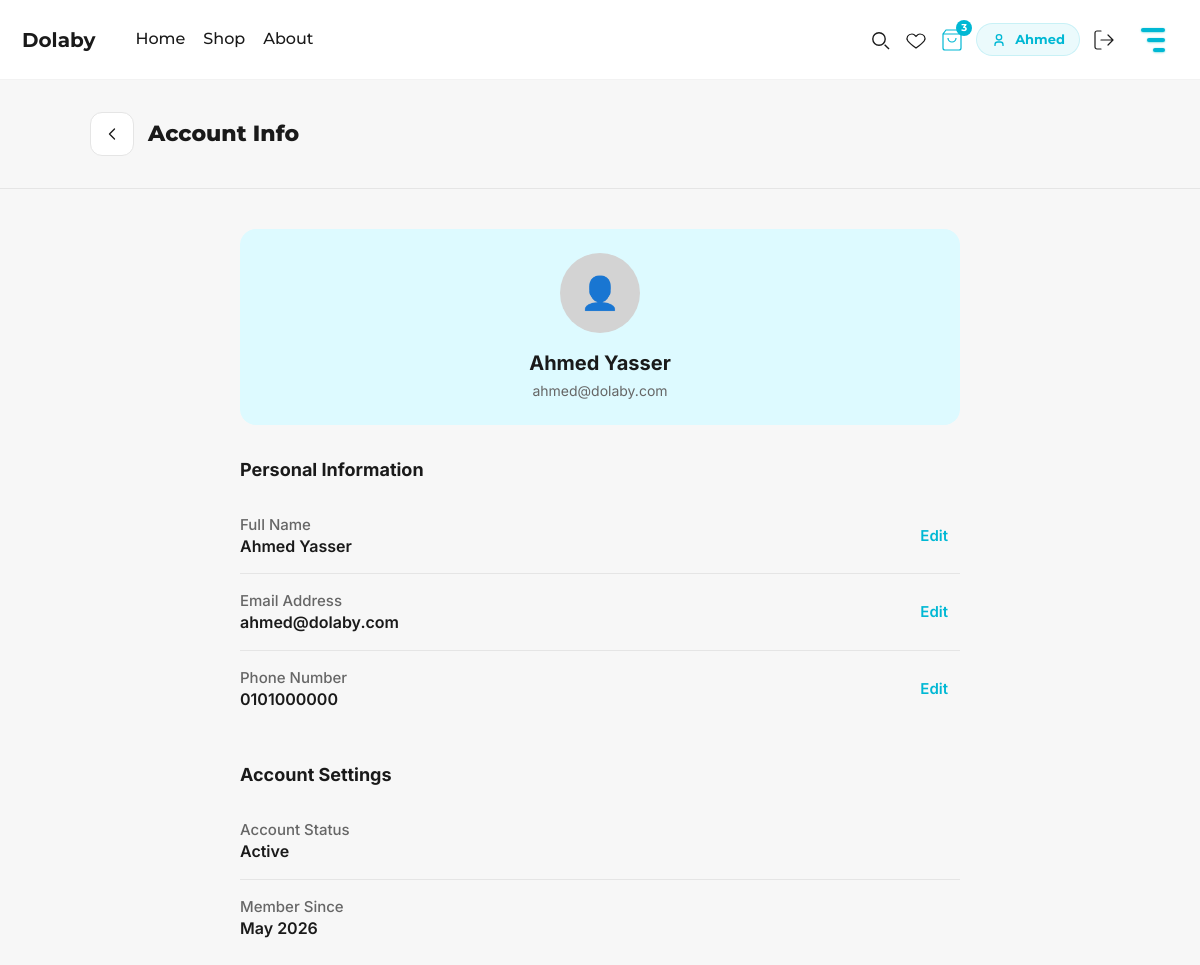
The app's page /php/accinfo.php (signed in) with its own data.
### tables this page shows
CREATE TABLE users (
    user_id INT PRIMARY KEY AUTO_INCREMENT,
    role ENUM('customer','brand_owner','admin') DEFAULT 'customer',
    first_name VARCHAR(100) NOT NULL,
    last_name VARCHAR(100) NOT NULL,
    email VARCHAR(255) NOT NULL UNIQUE,
    password_hash VARCHAR(255) NOT NULL,
    phone VARCHAR(20),
    date_of_birth DATE,
    account_status ENUM('active', 'inactive', 'suspended') DEFAULT 'active',
    email_notifications BOOLEAN DEFAULT TRUE,
    member_since TIMESTAMP DEFAULT CURRENT_TIMESTAMP,
    created_at TIMESTAMP DEFAULT CURRENT_TIMESTAMP,
    updated_at TIMESTAMP DEFAULT CURRENT_TIMESTAMP ON UPDATE CURRENT_TIMESTAMP,
    INDEX idx_email (email),
    INDEX idx_account_status (account_status),
    INDEX idx_role (role)
);

### includes.php (called while the page is built, shortened)
<?php
if (!class_exists('Database')) {
class Database
{
    public static function connect(): PDO
    {
        $dsn = sprintf(
            'mysql:host=%s;port=%s;dbname=%s;charset=utf8mb4',
            DB_HOST,
            DB_PORT,
            DB_NAME
        );
        $pdo = new PDO($dsn, DB_USER, DB_PASS, [
            PDO::ATTR_ERRMODE => PDO::ERRMODE_EXCEPTION,
            PDO::ATTR_DEFAULT_FETCH_MODE => PDO::FETCH_ASSOC,
            PDO::ATTR_EMULATE_PREPARES => false
        ]);
        return $pdo;
    }
}
}
if (!class_exists('UserRepository')) {
class UserRepository
{
    private $pdo;
    public function __construct()
    {
        $this->pdo = Database::connect();
    }
    public function findById(int $id): ?array
    {
        $sql = "SELECT user_id, first_name, last_name, email, password_hash, role, phone, date_of_birth, account_status, created_at FROM users WHERE user_id = :id";
        $stmt = $this->pdo->prepare($sql);
        $stmt->execute(['id' => $id]);
        return $stmt->fetch() ?: null;
    }
}
}
if (!class_exists('ProductRepository')) {
class ProductRepository
{
    private $pdo;
    public function __construct()
    {
        $this->pdo = Database::connect();
    }
    private function mapImageUrl(string $productName, int $productId, string $defaultUrl): string
    {
        $availableImages = [
            '/assets/images/shop/Harbaa.png',
            '/assets/images/shop/HarbaaJacket.png',
            '/assets/images/shop/HarbaaSet.png',
            '/assets/images/shop/Zedzee.png',
            '/assets/images/shop/spiral.png',
            '/assets/images/shop/CieloDenim.png',
            '/assets/images/shop/Basic Hoodie.png',
            '/assets/images/shop/knit crewneck.Png',
            '/assets/images/shop/1.png',
            '/assets/images/shop/3.png',
            '/assets/images/shop/5.png',
            '/assets/images/shop/6.png',
            '/assets/images/shop/8.png',
            '/assets/images/shop/9.png',
            '/assets/images/shop/10.png',
            '/assets/images/shop/21.png',
            '/assets/images/shop/55.png',
            '/assets/images/shop/89.png',
            '/assets/images/shop/98.png',
            '/assets/images/shop/102.png',
            '/assets/images/shop/103.png',
            '/assets/images/shop/877.png',
        ];
        $specificMap = [
            'Harbaa Black Hoodie' => '/assets/images/shop/Harbaa.png',
            'Harbaa Pink Hoodie' => '/assets/images/shop/1.png',
            'Harbaa Oversized Tee White' => '/assets/images/shop/3.png',
            'Harbaa Oversized Tee Black' => '/assets/images/shop/5.png',
            'ZedZee Urban Hoodie' => '/assets/images/shop/Zedzee.png',
            'ZedZee Streetwear Tee' => '/assets/images/shop/6.png',
            'ZedZee Puffer Jacket' => '/assets/images/shop/8.png',
            'Spiral Knitwear Top' => '/assets/images/shop/spiral.png',
            'Spiral Hoodie Black' => '/assets/images/shop/9.png',
            'Cielo Denim Jacket' => '/assets/images/shop/CieloDenim.png',
            'Cielo Blue Jeans' => '/assets/images/shop/10.png',
            'Cielo Knit Sweater' => '/assets/images/shop/21.png',
            'Cielo Soft Hoodie' => '/assets/images/shop/55.png',
            'TwentySeven Crewneck Grey' => '/assets/images/shop/Basic Hoodie.png',
            'TwentySeven Basic Tee' => '/assets/images/shop/89.png',
            'TwentySeven Joggers Set' => '/assets/images/shop/98.png',
            'Asili Tribal Tee' => '/assets/images/shop/102.png',
            'Asili Tribal Hoodie' => '/assets/images/shop/103.png',
            'Mavin Zip Jacket' => '/assets/images/shop/877.png',
            'Mavin Crewneck Beige' => '/assets/images/shop/knit crewneck.Png',
        ];
        $matchedKey = '';
        $matchedImage = '';
        foreach ($specificMap as $key => $image) {
            if (stripos($productName, $key) === 0 || $productName === $key) {
                if (strlen($key) > strlen($matchedKey)) {
                    $matchedKey = $key;
                    $matchedImage = $image;
                }
            }
        }
        if ($matchedImage) {
            return $matchedImage;
        }
        $imageIndex = ($productId - 1) % count($availableImages);
        return $availableImages[$imageIndex];
    }
    public function findById(int $id): ?array
    {
        $sql = "SELECT p.product_id AS id, p.product_name AS name, b.brand_name AS brand, c.category_name AS category, p.price, p.original_price, p.stock_quantity AS stock, p.is_new, p.on_sale AS is_on_sale, p.average_rating AS rating, p.image_url, p.description, p.total_reviews FROM products p LEFT JOIN brands b ON p.brand_id = b.brand_id LEFT JOIN categories c ON p.category_id = c.category_id WHERE p.product_id = :id";
        $stmt = $this->pdo->prepare($sql);
        $stmt->execute(['id' => $id]);
        $result = $stmt->fetch();
        if ($result) {
            $result['image_url'] = $this->mapImageUrl($result['name'], $result['id'], $result['image_url']);
        }
        return $result ?: null;
    }
}
}
if (!class_exists('CartRepository')) {
class CartRepository
{
    private $pdo;
    public function __construct()
    {
        $this->pdo = Database::connect();
    }
    public function getCartByUserId(int $userId): array
    {
        $sql = "SELECT ci.cart_item_id, ci.product_id, ci.size, ci.quantity, p.product_name AS name, p.price, p.original_price, p.image_url, b.brand_name AS brand FROM cart_items ci JOIN products p ON ci.product_id = p.product_id LEFT JOIN brands b ON p.brand_id = b.brand_id WHERE ci.user_id = :user_id ORDER BY ci.created_at DESC";
        $stmt = $this->pdo->prepare($sql);
        $stmt->execute(['user_id' => $userId]);
        return $stmt->fetchAll();
    }
}
}
if (!class_exists('CartService')) {
class CartService
{
    private $cartRepository;
    private $productRepository;
    public function __construct()
    {
        $this->cartRepository = new CartRepository();
        $this->productRepository = new ProductRepository();
    }
    public function getCart(int $userId): array
    {
        $items = $this->cartRepository->getCartByUserId($userId);
        $subtotal = 0;
        foreach ($items as &$item) {
            $price = $item['original_price'] ?? $item['price'];
            $item['line_total'] = $price * $item['quantity'];
            $subtotal += $item['line_total'];
            $product = $this->productRepository->findById($item['product_id']);
        }
        return [
            'items' => $items,
            'subtotal' => $subtotal,
            'shipping' => 40.00,
            'service_fee' => 10.00,
            'total' => $subtotal + 40.00 + 10.00
        ];
    }
}
}

### php/accinfo.php (the view, shortened to what this page needs)
<?php
require_once __DIR__ . '/../includes.php';
require_once __DIR__ . '/../header_functions.php';
$userRepository = new UserRepository();
$user = $userRepository->findById($_SESSION['user_id']);
renderHeader();
?>
<div class="topbar">
    <div class="container">
        <div class="top-left">
            <a class="back" href="<?= BASE_URL ?>/account" aria-label="Back">
                <svg viewBox="0 0 24 24" fill="none">
                    <path d="M15 18L9 12l6-6" stroke-width="1.6" stroke-linecap="round" stroke-linejoin="round" />
                </svg>
            </a>
            <div class="title">Account Info</div>
        </div>
    </div>
</div>
<main class="account-info-main">
    <?php if (isset($user) && $user): ?>
        <div class="profile-card">
            <div class="profile-avatar">👤</div>
            <div class="profile-name"><?= htmlspecialchars(($user['first_name'] ?? '') . ' ' . ($user['last_name'] ?? '')) ?></div>
            <div class="profile-email"><?= htmlspecialchars($user['email'] ?? '') ?></div>
        </div>
        <div class="account-section">
            <div class="section-title">Personal Information</div>
            <div class="info-row">
                <div>
                    <div class="info-label">Full Name</div>
                    <div class="info-value"><?= htmlspecialchars(($user['first_name'] ?? '') . ' ' . ($user['last_name'] ?? '')) ?></div>
                </div>
                <button class="edit-btn">
                    Edit
                </button>
            </div>
            <div class="info-row">
                <div>
                    <div class="info-label">Email Address</div>
                    <div class="info-value"><?= htmlspecialchars($user['email'] ?? '') ?></div>
                </div>
                <a href="<?= BASE_URL ?>/account/changeemail" class="edit-btn">
                    Edit
                </a>
            </div>
            <div class="info-row">
                <div>
                    <div class="info-label">Phone Number</div>
                    <div class="info-value"><?= htmlspecialchars($user['phone'] ?? 'Not provided') ?></div>
                </div>
                <button class="edit-btn">
                    Edit
                </button>
            </div>
        </div>
        <div class="account-section">
            <div class="section-title">Account Settings</div>
            <div class="info-row">
                <div>
                    <div class="info-label">Account Status</div>
                    <div class="info-value"><?= htmlspecialchars(ucfirst($user['account_status'] ?? 'Active')) ?></div>
                </div>
            </div>
            <?php if (!empty($user['created_at'])): ?>
                <div class="info-row">
                    <div>
                        <div class="info-label">Member Since</div>
                        <div class="info-value"><?= date('F Y', strtotime($user['created_at'])) ?></div>
                    </div>
                </div>
            <?php endif; ?>
        </div>
    <?php else: ?>
        <div class="account-section">
            <p>User information not available.</p>
        </div>
    <?php endif; ?>
</main>
</body>
</html>

### header_functions.php (shortened to what this page needs)
<?php
function renderHeader($isBrandOwner = false) {
    if ($isBrandOwner) {
        ?>
<!DOCTYPE html>
<html lang="en">
<head>
  <meta charset="UTF-8" />
  <title>Dolaby - Brand Owner</title>
  <meta name="viewport" content="width=device-width, initial-scale=1.0" />
  <link href="https://fonts.googleapis.com/css2?family=Montserrat:wght@700;800&family=Inter:wght@400;500;600;700;800&display=swap" rel="stylesheet" />
  <link rel="stylesheet" href="https://cdnjs.cloudflare.com/ajax/libs/font-awesome/6.4.0/css/all.min.css" />
  <link rel="stylesheet" href="<?= BASE_URL ?>/assets/styles.css">
  <script src="<?= BASE_URL ?>/assets/script.js" defer></script>
</head>
<body>
  <header class="app-header" style="justify-content: space-between; padding: 0 20px;">
    <div class="header-logo"><a href="<?= BASE_URL ?>/brandowner" style="text-decoration: none; color: inherit;">Dolaby</a></div>
    <div class="header-icons" style="display: flex; align-items: center; gap: 12px;">
      <a href="<?= BASE_URL ?>/logout?role=brandowner" class="header-icon-btn" title="Logout" style="display: flex; align-items: center; justify-content: center; width: 40px; height: 40px; border-radius: 8px; transition: all 0.3s ease;">
        <svg width="24" height="24" viewBox="0 0 24 24" fill="none">
          <path d="M9 21H5a2 2 0 0 1-2-2V5a2 2 0 0 1 2-2h4M16 17l5-5-5-5M21 12H9" stroke="currentColor" stroke-width="1.2" stroke-linecap="round" stroke-linejoin="round"/>
        </svg>
      </a>
    </div>
  </header>
<?php
    } else {
        $cartCount = 0;
        if (isset($_SESSION['user_id'])) {
            $cartService = new CartService();
            $cart = $cartService->getCart($_SESSION['user_id']);
            $cartCount = array_sum(array_column($cart['items'], 'quantity'));
        }
        ?>
<!DOCTYPE html>
<html lang="en">
<head>
  <link rel="stylesheet" href="https://cdnjs.cloudflare.com/ajax/libs/font-awesome/6.4.0/css/all.min.css" />
  <link rel="stylesheet" href="<?= BASE_URL ?>/assets/styles.css">
</head>
<body>
  <header class="app-header">
    <div class="header-logo"><a href="<?= BASE_URL ?>" style="text-decoration: none; color: inherit;">Dolaby</a></div>
    <nav class="header-nav align-nav">
      <a href="<?= BASE_URL ?>">Home</a>
      <a href="<?= BASE_URL ?>/shop">Shop</a>
      <a href="<?= BASE_URL ?>/aboutus">About</a>
    </nav>
    <div class="header-icons">
      <svg class="header-icon-btn" width="24" height="24" viewBox="0 0 24 24" fill="none">
        <path d="M21 21l-4.35-4.35" stroke="currentColor" stroke-width="1.4" />
        <circle cx="11" cy="11" r="6.2" stroke="currentColor" stroke-width="1.4" />
      </svg>
      <svg class="header-icon-btn" width="24" height="24" viewBox="0 0 24 24" fill="none">
        <path d="M12 20s-6-4.35-8.2-7.2C1.7 9.9 4 6 8 6c1.9 0 3 1.3 4 2.4 1-1.1 2.1-2.4 4-2.4 4 0 6.3 3.9 4.2 6.8C18 15.6 12 20 12 20z" stroke="currentColor" stroke-width="1.2" />
      </svg>
      <a href="<?= BASE_URL ?>/cart" class="cart-icon header-icon-btn">
        <svg width="24" height="24" viewBox="0 0 24 24" fill="none">
          <path d="M6 2L3 6v14a2 2 0 0 0 2 2h14a2 2 0 0 0 2-2V6l-3-4H6zM3 6h18M16 10a4 4 0 0 1-8 0" stroke="currentColor" stroke-width="1.2" />
        </svg>
        <?php if ($cartCount > 0): ?>
          <div class="cart-badge"><?= $cartCount ?></div>
        <?php endif; ?>
      </a>
      <?php if (isset($_SESSION['user_id'])): ?>
        <a href="<?= BASE_URL ?>/account" title="Account" style="display: flex; align-items: center; gap: 8px; text-decoration: none; padding: 6px 14px; background: rgba(0, 184, 212, 0.08); border-radius: 100px; color: var(--teal-600); border: 1px solid rgba(0, 184, 212, 0.15); transition: background 0.2s;">
          <svg width="16" height="16" viewBox="0 0 24 24" fill="none" style="flex-shrink: 0;">
            <circle cx="12" cy="8" r="4" stroke="currentColor" stroke-width="2" />
            <path d="M6 21v-2a4 4 0 0 1 4-4h4a4 4 0 0 1 4 4v2" stroke="currentColor" stroke-width="2" />
          </svg>
          <span style="font-size: 13px; font-weight: 700; white-space: nowrap;"><?= isset($_SESSION['user_name']) ? htmlspecialchars(explode(' ', trim($_SESSION['user_name']))[0]) : 'Account' ?></span>
        </a>
        <a href="<?= BASE_URL ?>/logout" class="header-icon-btn" title="Logout">
          <svg width="24" height="24" viewBox="0 0 24 24" fill="none">
            <path d="M9 21H5a2 2 0 0 1-2-2V5a2 2 0 0 1 2-2h4M16 17l5-5-5-5M21 12H9" stroke="currentColor" stroke-width="1.2" stroke-linecap="round" stroke-linejoin="round"/>
          </svg>
        </a>
      <?php endif; ?>
      <div class="background">
        <a href="<?= BASE_URL ?>/menu">
          <button class="menu__icon">
            <span></span>
            <span></span>
            <span></span>
          </button>
        </a>
      </div>
    </div>
  </header>
<?php
    }
}

### records on screen
users: first_name "Ahmed", first_name+last_name "Ahmed Yasser", email "ahmed@dolaby.com", phone "0101000000", account_status "Active", created_at "May 2026"

### other values on screen
$cartCount "3"
